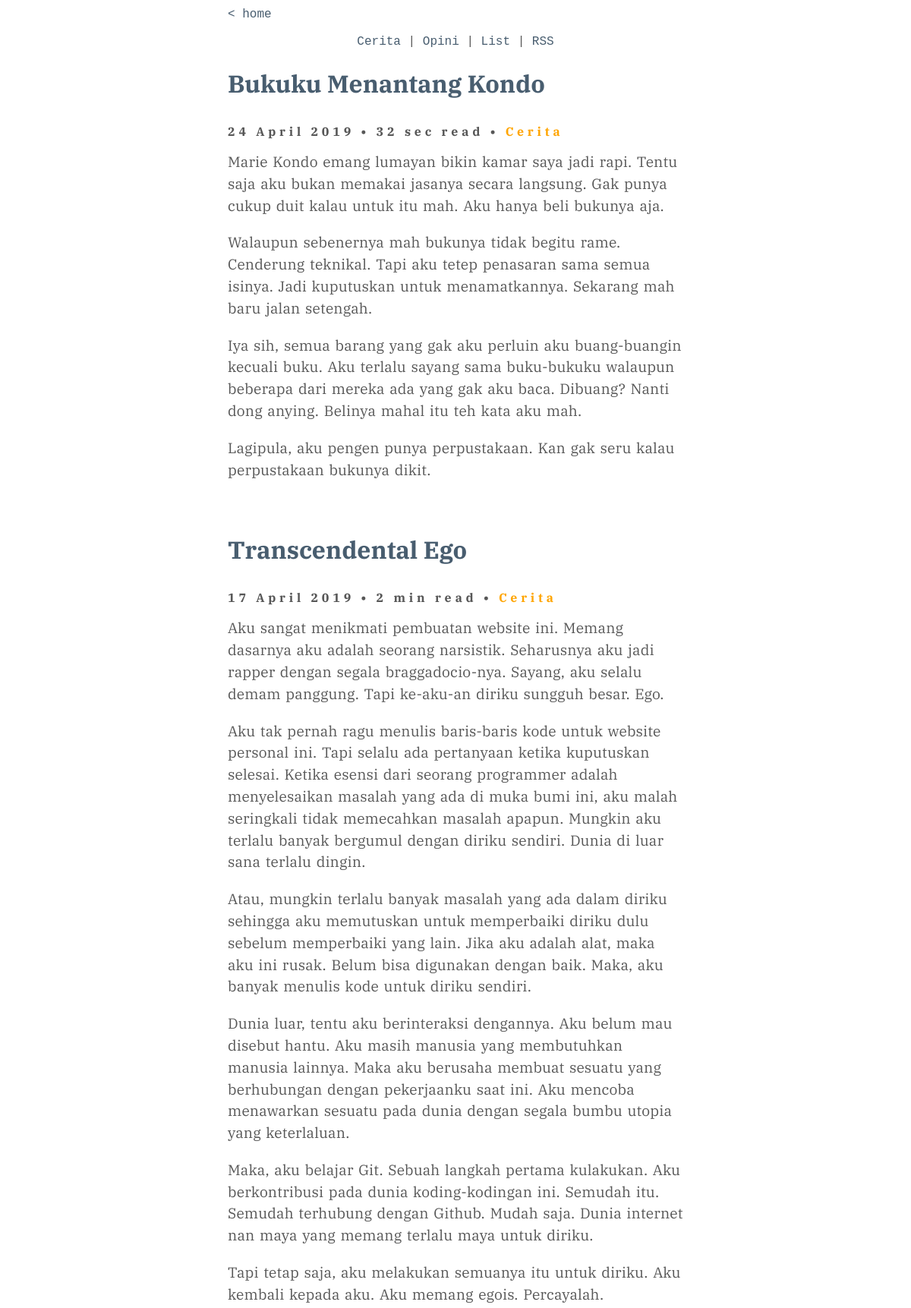
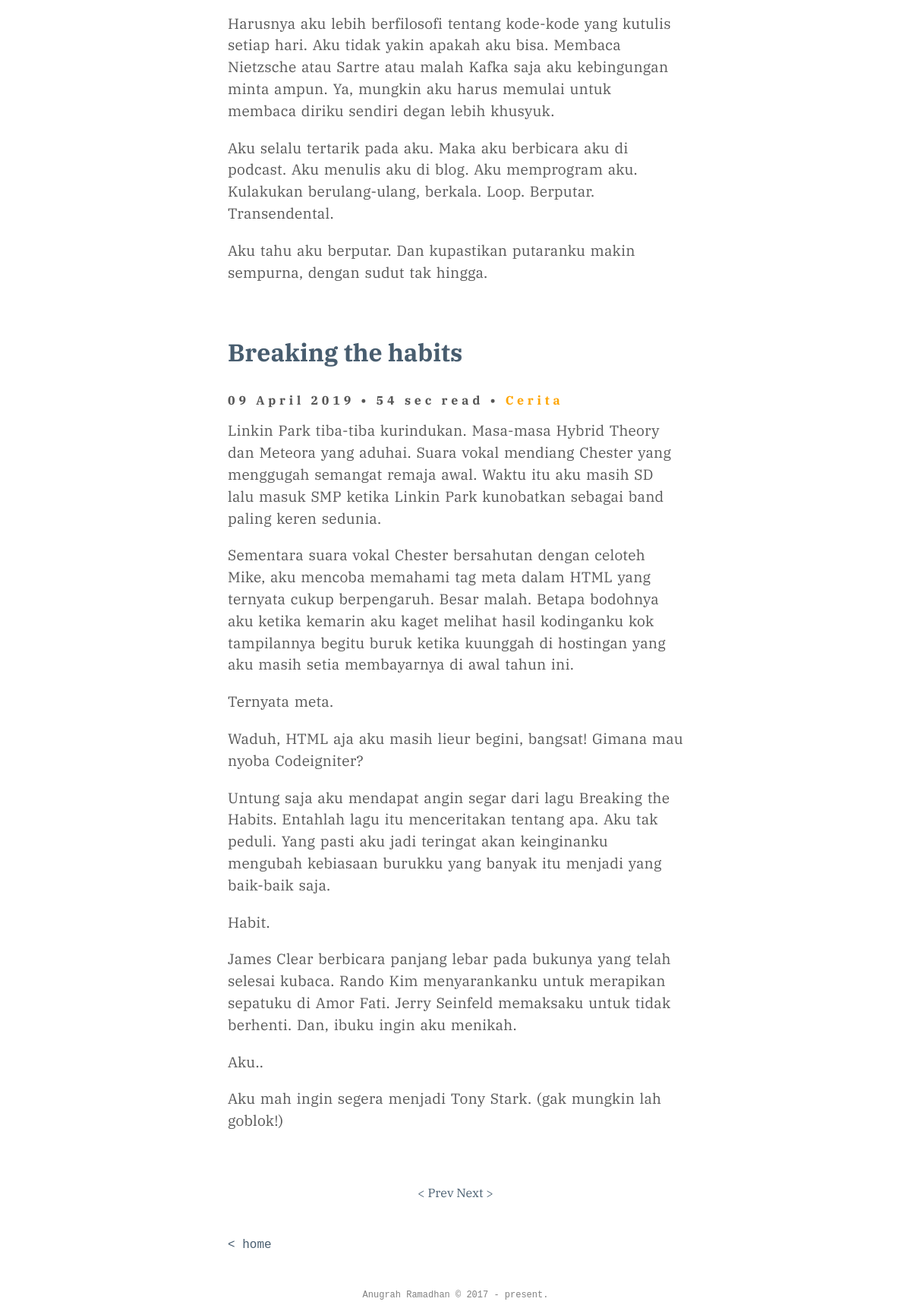
The app's page /blog?page=4 with its own data (2 pictures, top to bottom).
### tables this page shows
CREATE TABLE `blogpost` (
  `id` int(11) NOT NULL AUTO_INCREMENT,
  `judul` varchar(250) NOT NULL,
  `isi` text NOT NULL,
  `waktu` timestamp NOT NULL DEFAULT CURRENT_TIMESTAMP,
  `tag` varchar(20) NOT NULL,
  `slug` varchar(100) NOT NULL,
  PRIMARY KEY (`id`)
);

### app/functions/functions.php (called while the page is built, shortened)
<?php
function tampilkanBlog() {
	global $link;
	$query = "SELECT * FROM blogpost ORDER BY id DESC";
	$result = mysqli_query($link, $query) or die ('gagal nampilin data blog');
	return $result;
}
function tampilkanBlogLimit() {
	global $link, $start, $perPage;
	$query = "SELECT * FROM blogpost ORDER BY id DESC LIMIT $start, $perPage";
	$result = mysqli_query($link, $query) or die ('gagal nampilin data blog');
	return $result;
}

### blog.php (the view, shortened to what this page needs)
<?php
require_once "app/templates/header.php";
$perPage   = 3;
$pageNow   = isset($_GET['page']) ? $_GET['page'] : 1;
$start     = ($pageNow > 1) ? ($pageNow * $perPage) - $perPage : 0;
$blog      = tampilkanBlog();
$blogLimit = tampilkanBlogLimit();
$totalBlog = mysqli_num_rows($blog);
$pages    = ceil($totalBlog/$perPage);
?>
<div class="homelinkblog">
	<p><a href="<?=BASEURL;?>">&lt; home</a></p>
	<br>
	<center>
		<p><a href="post/tag/cerita">Cerita</a> | <a href="post/tag/opini">Opini</a> | <a href="postlist">List</a> | <a href="public/feed/rssblog">RSS</a></p>
	</center>
</div>
<?php
while($row = mysqli_fetch_assoc($blogLimit)):
$pecah = explode("\r\n\r\n", $row['isi']);
$text = "";
for($i=0; $i<=count($pecah)-1; $i++)
{
    $part = str_replace($pecah[$i], "<p class='content'>".$pecah[$i]."</p><br>", $pecah[$i]);
    $text .= $part;
}
$readtime = str_word_count($row['isi'])/200;
if ($readtime >= 1)
{
	$readtime = ceil($readtime) . ' min read';
} else {
	$readtime = ceil($readtime * 60) . ' sec read';
}
?>
<div class="artikel">
	<div class="title">
		<h1><a href="blog/<?=$row['slug'];?>"><?= $row['judul']; ?></a></h1>
	</div>
	<div class="aftertitle"><?= date('d F Y', strtotime($row['waktu'])); ?> • <?=$readtime;?> • <a href="post/tag/<?=$row['tag'];?>"><?= $row['tag']; ?></a></div>
	<p class="content"><?=$text;?></p>
</div>
<?php endwhile;?>
<div class="prevnext">
	<?php if(isset($pages)) { ?>
		<?php if($pages > 1) { ?>
			<?php if($pageNow > 1) {?>
				<a href="blog?page=<?php echo $pageNow - 1 ?>">&lt; Prev</a>
			<?php } else { ?>
				<a href="" style="display: none;">Hilang</a>
			<?php } ?>
			<?php if($pageNow < $pages) {?>
				<a href="blog?page=<?php echo $pageNow + 1 ?>">Next &gt;</a>
			<?php } else {?>
				<a href="" style="display: none;">Hilang</a>
			<?php } ?>
		<?php } ?>
	<?php } ?>
</div>
<div class="homelink">
	<p><a href="<?=BASEURL;?>">&lt; home</a></p>
</div>
<?php require_once	"app/templates/footer.php";?>

### public/css/style.css (style rules this page uses)
* { margin: 0; padding: 0; }
a { color: #485d6f; }
a:link { text-decoration: none; }
.homelink { font-family: 'Courier', serif; margin-top: 10px; margin-bottom: 50px; }
.homelinkblog { font-family: 'Courier', serif; margin-top: 10px; margin-bottom: 25px; }
.aftertitle { font-weight: bold; margin-top: 2rem; margin-bottom: 1rem; letter-spacing: 0.3rem; }
.aftertitle a { color: orange; }
.artikel { margin-bottom: 50px; }
.content { word-spacing: 2px; letter-spacing: .00836rem; font-size: 1.2rem; line-height: 1.8rem; }
.prevnext { text-align: center; margin-bottom: 50px; }

### records on screen
blogpost: judul "Bukuku Menantang Kondo", waktu "24 April 2019", isi "32 sec read", tag "Cerita", isi "Marie Kondo emang lumayan bikin kamar saya jadi rapi. Tentu saja aku bukan memakai jasanya secara langsung. Gak punya cukup duit kalau untuk itu mah. Aku hanya beli bukunya aja. Walaupun sebenernya mah bukunya tidak begitu rame. Cenderung teknikal. Tapi aku tetep penasaran sama semua isinya. Jadi kuputuskan untuk menamatkannya. Sekarang mah baru jalan setengah. Iya sih, semua barang yang gak aku perluin aku buang-buangin kecuali buku. Aku terlalu sayang sama buku-bukuku walaupun beberapa dari mereka ada yang gak aku baca. Dibuang? Nanti dong anying. Belinya mahal itu teh kata aku mah. Lagipula, aku pengen punya perpustakaan. Kan gak seru kalau perpustakaan bukunya dikit."
blogpost: judul "Transcendental Ego", waktu "17 April 2019", isi "2 min read", tag "Cerita", isi "Aku sangat menikmati pembuatan website ini. Memang dasarnya aku adalah seorang narsistik. Seharusnya aku jadi rapper dengan segala braggadocio-nya. Sayang, aku selalu demam panggung. Tapi ke-aku-an diriku sungguh besar. Ego. Aku tak pernah ragu menulis baris-baris kode untuk website personal ini. Tapi selalu ada pertanyaan ketika kuputuskan selesai. Ketika esensi dari seorang programmer adalah menyelesaikan masalah yang ada di muka bumi ini, aku malah seringkali tidak memecahkan masalah apapun. Mungkin aku terlalu banyak bergumul dengan diriku sendiri. Dunia di luar sana terlalu dingin. Atau, mungkin terlalu banyak masalah yang ada dalam diriku sehingga aku memutuskan untuk memperbaiki…"
blogpost: judul "Breaking the habits", waktu "09 April 2019", isi "54 sec read", tag "Cerita", isi "Linkin Park tiba-tiba kurindukan. Masa-masa Hybrid Theory dan Meteora yang aduhai. Suara vokal mendiang Chester yang menggugah semangat remaja awal. Waktu itu aku masih SD lalu masuk SMP ketika Linkin Park kunobatkan sebagai band paling keren sedunia. Sementara suara vokal Chester bersahutan dengan celoteh Mike, aku mencoba memahami tag meta dalam HTML yang ternyata cukup berpengaruh. Besar malah. Betapa bodohnya aku ketika kemarin aku kaget melihat hasil kodinganku kok tampilannya begitu buruk ketika kuunggah di hostingan yang aku masih setia membayarnya di awal tahun ini. Ternyata meta. Waduh, HTML aja aku masih lieur begini, bangsat! Gimana mau nyoba Codeigniter? Untung saja aku mendapat…"
